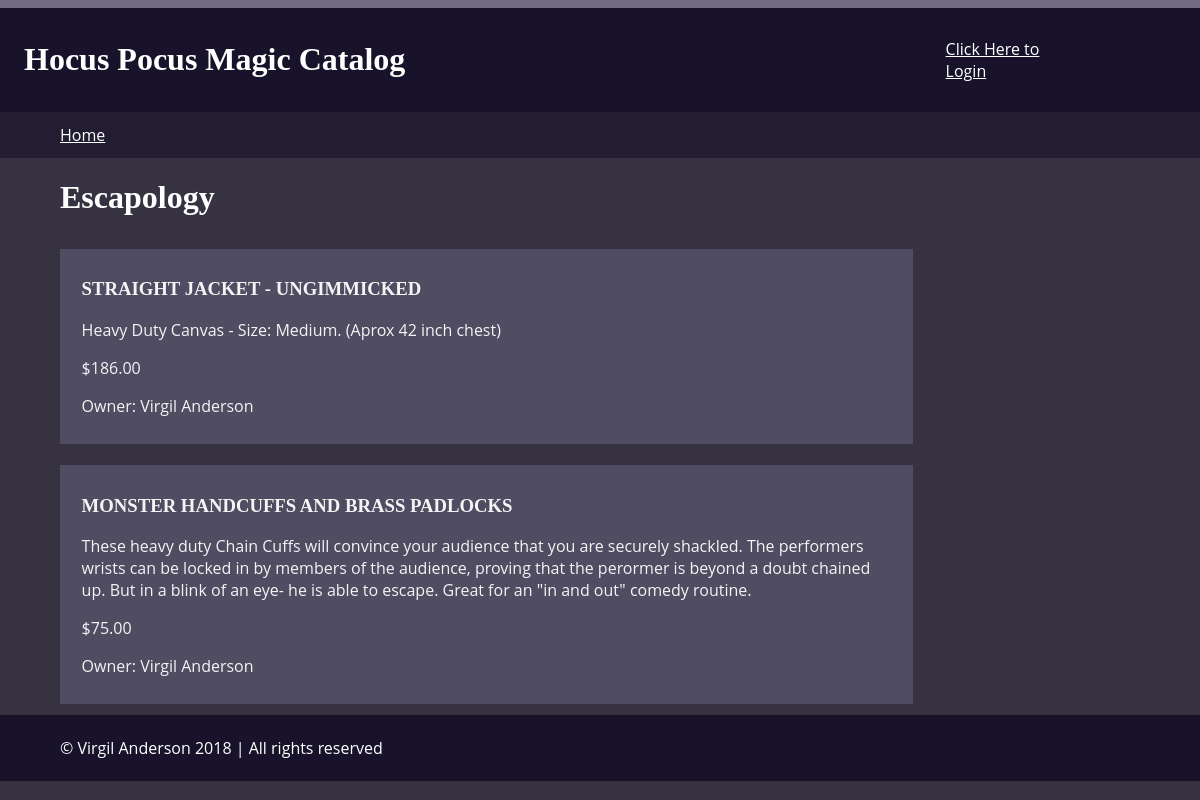
The page /category/3 on the database its author committed.
### database_setup.py (models this page shows, shortened)
class magicCategory(Base):
    __tablename__ = 'magicCategory'
    id = Column(Integer, primary_key=True)
    name = Column(String(80), nullable=False)
    user_id = Column(Integer, ForeignKey('user.id'))
    user = relationship(User)

class Item(Base):
    __tablename__ = 'item'
    name = Column(String(80), nullable=False)
    id = Column(Integer, primary_key=True)
    description = Column(String(250))
    price = Column(String(8))
    category_id = Column(Integer, ForeignKey('magicCategory.id'))
    category = relationship(magicCategory)
    user_id = Column(Integer, ForeignKey('user.id'))
    user = relationship(User)

class User(Base):
    __tablename__ = 'user'
    id = Column(Integer, primary_key=True)
    name = Column(String(250), nullable=False)
    email = Column(String(250), nullable=False)
    picture = Column(String(250))

### project.py (the view)
@app.route('/category/<int:cat_id>')
def showCategory(cat_id):
    c = session.query(magicCategory).filter_by(id=cat_id).one()
    o = getUserInfo(c.user_id)
    i = session.query(Item).filter_by(category_id=cat_id).all()
    t = ('%s' % c.name)
    m = ''
    if not i:
        m = "Your category doesn't have any items yet"
    if 'picture' in login_session:
        p = login_session['picture']
    else:
        p = ''
    if 'username' not in login_session or o.id != login_session['user_id']:
        return render_template('pCat.html', i=i, c=c, m=m, o=o, t=t, p=p)
    else:
        return render_template('cat.html', i=i, c=c, m=m, o=o, t=t, p=p)

### project.py (called while the page is built)
def getUserInfo(user_id):
    user = session.query(User).filter_by(id=user_id).one_or_none()
    return user if user else None

### templates/pCat.html (shortened to what this page needs)
{% extends "main.html" %}
{% block content %}
{% include "header.html" %}
{% include "navigation.html" %}
<main>
  <h1>{{c.name}}</h1>
  <section class='flex-box'>
    {% for i in i%}
    <div class='item'>
      <h3>{{i.name}}</h3>
      <p>{{i.description}}</p>
      <p>{{i.price}}</p>
      <p>Owner: {{o.name}}</p>
    </div>
    {% endfor %}
  </section>
</main>
{% include "footer.html" %}
{% endblock %}

### static/styles.css (style rules this page uses)
body { font-family: 'Open Sans', sans-serif; font-size: 1em; background-color: #363242; background-image: url(background.jpg); background-position: center; background-repeat: none; background-attachment: fixed; background-size: cover; margin: 0; padding: 0; color: white; }
h1, h2, h3, h4, h5, h6 { font-family: "Times New Roman", Times, serif; color: white; }
main { width: 90%; margin: 0; padding: 0 5%; min-height: 500px; }
.flex-box { display: flex; flex-direction: column; align-items: left; flex-wrap: wrap; }
.item { width: 75%; margin: 1% 0; padding: 1% 2%; background-color: #534E64; opacity: .95; }

### rows shown on the page
magicCategory: name "Escapology"
Item: name "STRAIGHT JACKET - UNGIMMICKED", description "Heavy Duty Canvas - Size: Medium. (Aprox 42 inch chest)", price "$186.00"
User: name "Virgil Anderson"
Item: name "MONSTER HANDCUFFS AND BRASS PADLOCKS", description "These heavy duty Chain Cuffs will convince your audience that you are securely shackled. The performers wrists can be locked in by members of the audience, proving that the perormer is beyond a doubt chained up. But in a blink of an eye- he is able to escape. Great for an \"in and out\" comedy routine.", price "$75.00"
